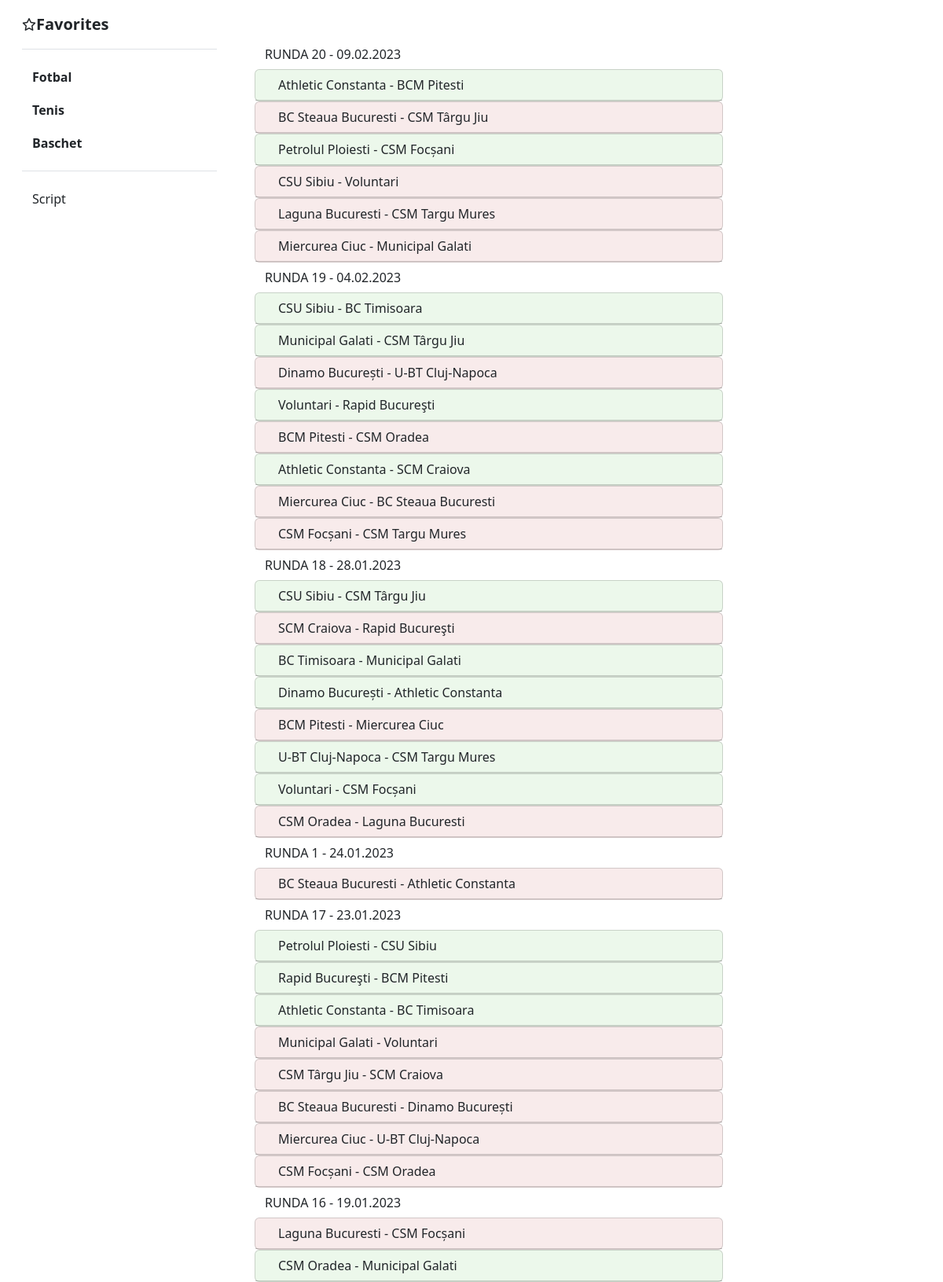
/romania_divizia_a (upper part), run on the app's committed database.
### data/models.py (models this page shows, shortened)
class Baschet(models.Model):
    tara = models.CharField(max_length=50)
    liga = models.CharField(max_length=50)
    runda = models.CharField(max_length=3)
    data = models.CharField(max_length=50)
    participant1 = models.CharField(max_length=50)
    participant2 = models.CharField(max_length=50)
    scor = models.CharField(max_length=5)
    rezultat = models.CharField(max_length=50)
    bookmaker_odds = models.ManyToManyField(Bookmakers, default=0)
    favorita = models.CharField(max_length=50)

### data/views.py (the view)
# urls.py: path('romania_divizia_a', views.baschet_romania_divizia_a, name='divizia_a'),
def baschet_romania_divizia_a(request):
    diviza_a = Baschet.objects.filter(liga__icontains='DIVIZIA A').order_by(-F('runda'))
    context = {
        'baschet': diviza_a,
    }
    return render(request, 'data/baschet.html', context)

### data/templates/data/baschet.html (shortened to what this page needs)
{% extends 'data/base.html' %}
{% block body %}
    {% for game in baschet %}
        {% ifchanged game.runda %}
          <div >
            <h5 class="mb-0">
                <button class="btn btn-link collapsed link-dark text-decoration-none">
                    {{ game.runda }} - {{ game.data }}
                </button>
            </h5>
          </div>
        {% endifchanged %}
        <div id="accordion">
          <div class="card wid{% if game.favorita == game.rezultat %} bg-fav{% elif game.favorita != game.rezultat and game.rezultat != 'Egal' %} bg-red{% elif game.rezultat == 'Egal' %} bg-egal{% endif %}">
            <div class="card-header" id="heading{{ game.id }}">
              <h5 class="mb-0">
                <button class="btn btn-link collapsed link-dark text-decoration-none" data-bs-toggle="collapse" data-bs-target="#collapse{{ game.id }}" aria-expanded="false" aria-controls="collapse{{ game.id }}">
                    {{ game.participant1 }} - {{ game.participant2 }}
                </button>
              </h5>
            </div>
          </div>
        </div>
    {% endfor %}
{% endblock %}

### data/static/data/style.css (style rules this page uses)
.wid { width: 70%; --bs-card-cap-padding-y: 0!important; }
.bg-fav { --bs-card-bg: #f3fff2!important; }
.bg-red { --bs-card-bg: #fff2f2!important; }

### data on the page
Baschet: runda "RUNDA 20", data "09.02.2023", participant1 "Athletic Constanta", participant2 "BCM Pitesti"
Baschet: participant1 "BC Steaua Bucuresti", participant2 "CSM Târgu Jiu"
Baschet: participant1 "Petrolul Ploiesti", participant2 "CSM Focșani"
Baschet: participant1 "CSU Sibiu", participant2 "Voluntari"
Baschet: participant1 "Laguna Bucuresti", participant2 "CSM Targu Mures"
Baschet: participant1 "Miercurea Ciuc", participant2 "Municipal Galati"
Baschet: runda "RUNDA 19", data "04.02.2023", participant1 "CSU Sibiu", participant2 "BC Timisoara"
Baschet: participant1 "Municipal Galati", participant2 "CSM Târgu Jiu"
Baschet: participant1 "Dinamo București", participant2 "U-BT Cluj-Napoca"
Baschet: participant1 "Voluntari", participant2 "Rapid Bucureşti"
Baschet: participant1 "BCM Pitesti", participant2 "CSM Oradea"
Baschet: participant1 "Athletic Constanta", participant2 "SCM Craiova"
Baschet: participant1 "Miercurea Ciuc", participant2 "BC Steaua Bucuresti"
Baschet: participant1 "CSM Focșani", participant2 "CSM Targu Mures"
Baschet: runda "RUNDA 18", data "28.01.2023", participant1 "CSU Sibiu", participant2 "CSM Târgu Jiu"
Baschet: participant1 "SCM Craiova", participant2 "Rapid Bucureşti"
Baschet: participant1 "BC Timisoara", participant2 "Municipal Galati"
Baschet: participant1 "Dinamo București", participant2 "Athletic Constanta"
Baschet: participant1 "BCM Pitesti", participant2 "Miercurea Ciuc"
Baschet: participant1 "U-BT Cluj-Napoca", participant2 "CSM Targu Mures"
Baschet: participant1 "Voluntari", participant2 "CSM Focșani"
Baschet: participant1 "CSM Oradea", participant2 "Laguna Bucuresti"
Baschet: runda "RUNDA 1", data "24.01.2023", participant1 "BC Steaua Bucuresti", participant2 "Athletic Constanta"
Baschet: runda "RUNDA 17", data "23.01.2023", participant1 "Petrolul Ploiesti", participant2 "CSU Sibiu"
Baschet: participant1 "Rapid Bucureşti", participant2 "BCM Pitesti"
Baschet: participant1 "Athletic Constanta", participant2 "BC Timisoara"
Baschet: participant1 "Municipal Galati", participant2 "Voluntari"
Baschet: participant1 "CSM Târgu Jiu", participant2 "SCM Craiova"
Baschet: participant1 "BC Steaua Bucuresti", participant2 "Dinamo București"
Baschet: participant1 "Miercurea Ciuc", participant2 "U-BT Cluj-Napoca"
Baschet: participant1 "CSM Focșani", participant2 "CSM Oradea"
Baschet: runda "RUNDA 16", data "19.01.2023", participant1 "Laguna Bucuresti", participant2 "CSM Focșani"
Baschet: participant1 "CSM Oradea", participant2 "Municipal Galati"
